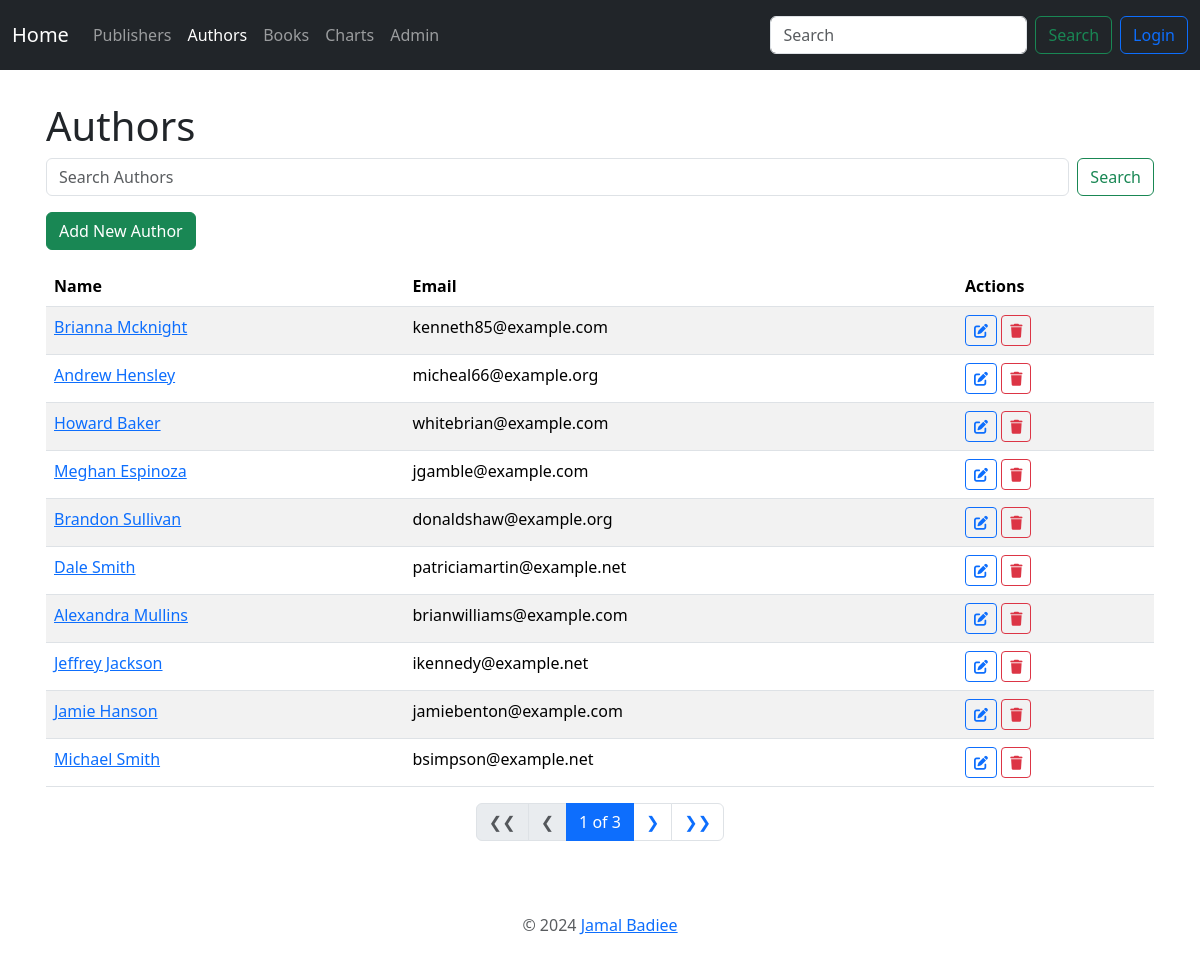
The app's page /authors/, older data.
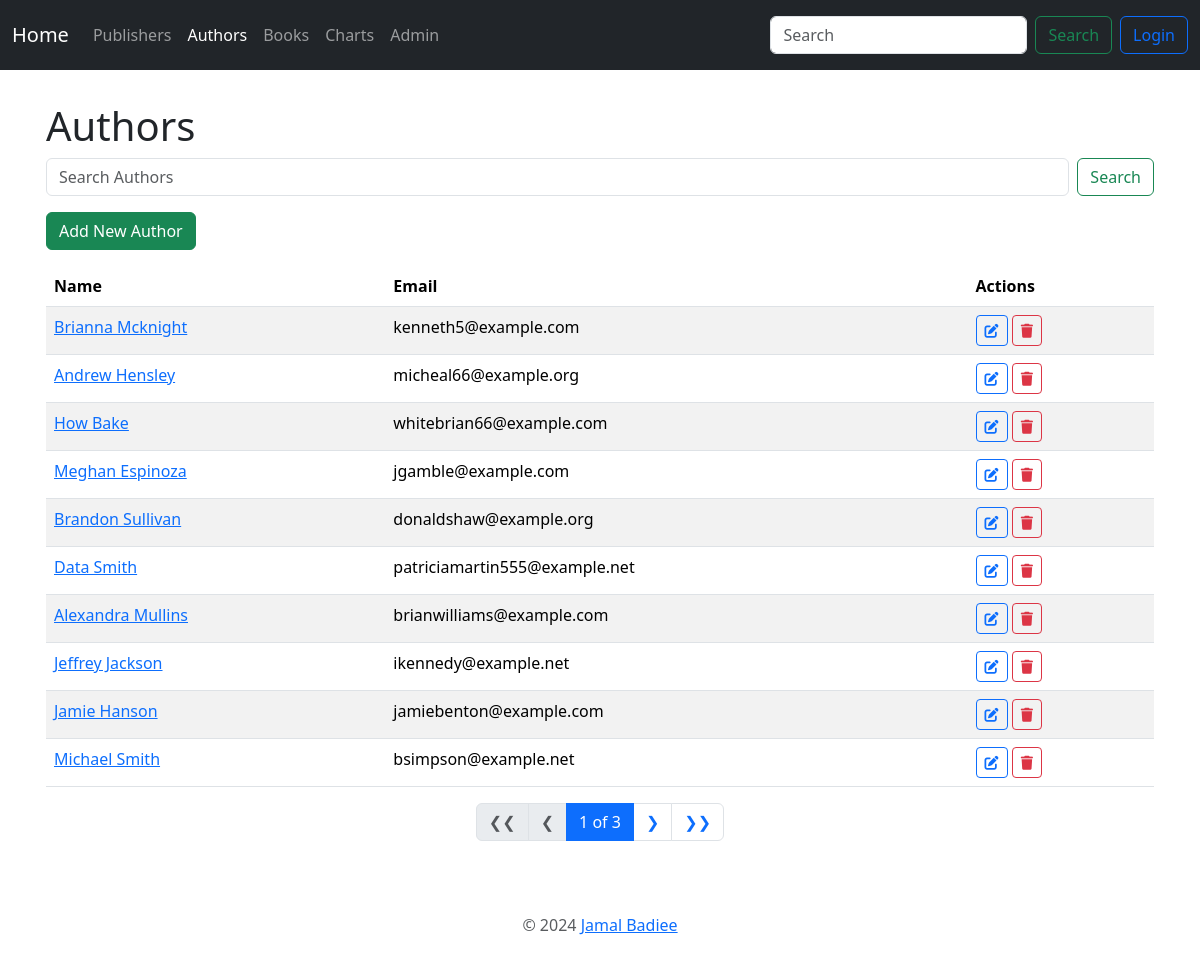
The same page, newer data.
### book_app/models.py (models this page shows, shortened)
class Author(models.Model):
    name = models.CharField(max_length=200)
    email = models.EmailField()
    headshot = models.ImageField(
        upload_to="author_headshots", null=True, blank=True)
    class Meta:
        ordering = ["-id"]

### book_app/views.py (the view)
# urls.py: path('authors/', AuthorListView.as_view(), name='author_list'),
class AuthorListView(ListView):
    model = Author
    context_object_name = "authors"
    paginate_by = 10
    def get_context_data(self, **kwargs):
        context = super().get_context_data(**kwargs)
        context['nbar'] = "authors"
        return context
    def get_queryset(self):
        queryset = super().get_queryset()
        query = self.request.GET.get('query')
        if query:
            queryset = queryset.filter(Q(name__icontains=query))
        return queryset

### book_app/templates/book_app/author_list.html (shortened to what this page needs)
{% extends 'book_app/base.html' %}
{% block content %}
<h1>Authors</h1>
<form class="d-flex mb-3" role="search" action="{% url 'book_app:author_list' %}" method="get">
    <input class="form-control me-2" type="search" placeholder="Search Authors" aria-label="Search" name="query"
        value="{{ request.GET.query }}">
    <button class="btn btn-outline-success" type="submit">Search</button>
</form>
<a href="{% url 'book_app:author_add' %}" class="btn btn-success mb-3">Add New Author</a>
<table class="table table-striped">
    <thead>
        <tr>
            <th scope="col">Name</th>
            <th scope="col" class="d-none d-md-table-cell">Email</th>
            <th scope="col">Actions</th>
        </tr>
    </thead>
    <tbody>
        {% for author in authors %}
        <tr>
            <td>
                <a href="{% url 'book_app:author_detail' author.pk %}">{{ author.name }}</a>
            </td>
            <td class="d-none d-md-table-cell">{{ author.email }}</td>
            <td>
                <a href="{% url 'book_app:author_edit' author.pk %}" class="btn btn-sm btn-outline-primary">
                    <i class="fas fa-edit"></i>
                </a>
                <a href="{% url 'book_app:author_delete' author.pk %}" class="btn btn-sm btn-outline-danger">
                    <i class="fas fa-trash"></i>
                </a>
            </td>
        </tr>
        {% empty %}
        <tr>
            <td colspan="3">No authors found.</td>
        </tr>
        {% endfor %}
    </tbody>
</table>
<nav>
    <ul class="pagination justify-content-center">
        {% if page_obj.has_previous %}
        <li class="page-item">
            <a class="page-link" href="?page=1">❮❮</a>
        </li>
        <li class="page-item">
            <a class="page-link" href="?page={{ page_obj.previous_page_number }}">❮</a>
        </li>
        {% else %}
        <li class="page-item disabled">
            <span class="page-link">❮❮</span>
        </li>
        <li class="page-item disabled">
            <span class="page-link">❮</span>
        </li>
        {% endif %}
        <li class="page-item active">
            <span class="page-link">
                {{ page_obj.number }} of {{ page_obj.paginator.num_pages }}
            </span>
        </li>
        {% if page_obj.has_next %}
        <li class="page-item">
            <a class="page-link" href="?page={{ page_obj.next_page_number }}">❯</a>
        </li>
        <li class="page-item">
            <a class="page-link" href="?page={{ page_obj.paginator.num_pages }}">❯❯</a>
        </li>
        {% endif %}
    </ul>
</nav>
{% endblock %}

### book_app/templates/book_app/base.html (shortened to what this page needs)
<!DOCTYPE html>
<html lang="en">
<head>
    {% load bootstrap5 %}
    {% bootstrap_css %}
</head>
<body>
    <nav class="navbar navbar-expand-md navbar-dark bg-dark" aria-label="Fourth navbar example">
        <div class="container-fluid">
            <a class="navbar-brand" href="{% url 'book_app:index' %}">Home</a>
            <div class="collapse navbar-collapse" id="navbarsExample04">
                <ul class="navbar-nav me-auto mb-2 mb-md-0">
                    <li class="nav-item">
                        <a class="nav-link {% if nbar == 'publishers' %}active{% endif %}"
                            href="{% url 'book_app:publisher_list' %}">Publishers</a>
                    </li>
                    <li class="nav-item">
                        <a class="nav-link {% if nbar == 'authors' %}active{% endif %}"
                            href="{% url 'book_app:author_list' %}">Authors</a>
                    </li>
                    <li class="nav-item">
                        <a class="nav-link {% if nbar == 'books' %}active{% endif %}"
                            href="{% url 'book_app:book_list' %}">Books</a>
                    </li>
                    <li class="nav-item">
                        <a class="nav-link {% if nbar == 'charts' %}active{% endif %}"
                            href="{% url 'book_app:charts' %}">Charts</a>
                    </li>
                    <li class="nav-item">
                        <a class="nav-link" href="{% url 'admin:index' %}" target="_blank">Admin</a>
                    </li>
                </ul>
                <form class="d-flex m-2" role="search" action="{% url 'book_app:search' %}" method="get">
                    <input class="form-control me-2" type="search" placeholder="Search" aria-label="Search"
                        name="query">
                    <button class="btn btn-outline-success" type="submit">Search</button>
                </form>
                <ul class="navbar-nav">
                    {% if user.is_authenticated %}
                    <li class="nav-item">
                        <a class="btn btn-outline-danger" href="{% url 'logout' %}">Logout</a>
                    </li>
                    {% else %}
                    <li class="nav-item">
                        <a class="btn btn-outline-primary" href="{% url 'login' %}">Login</a>
                    </li>
                    {% endif %}
                </ul>
            </div>
        </div>
    </nav>
    <div class="container p-3 my-3">
        {% block content %}
        {% endblock %}
    </div>
    <div class="container">
        <footer class="py-3 my-4">
            <p class="text-center text-body-secondary">&copy; 2024 <a href="https://t.me/jbhonest" target="_blank">Jamal
                    Badiee</a></p>
        </footer>
    </div>
</body>
</html>

Row changes from the older to the newer data that the page shows:
changed Author "Brianna Mcknight": email "kenneth85@example.com" → "kenneth5@example.com"
changed Author: name "Howard Baker" → "How Bake"; email "whitebrian@example.com" → "whitebrian66@example.com"
changed Author: name "Dale Smith" → "Data Smith"; email "patriciamartin@example.net" → "patriciamartin555@example.net"
